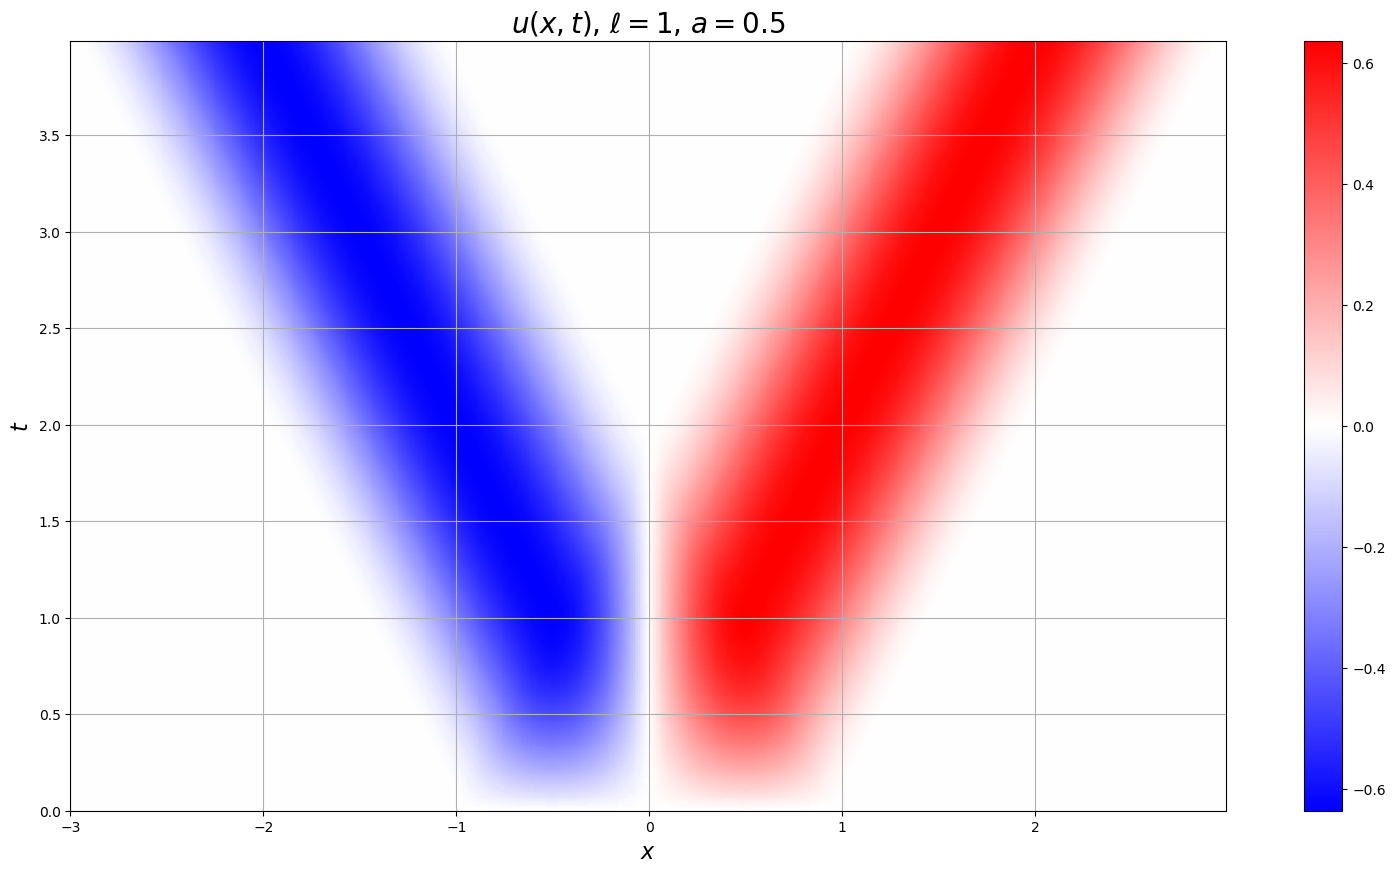

This figure's Python source:
#!/usr/bin/env python
import matplotlib.pyplot as plt
import numpy as np
from math import pi

ell, a = 1, 1/2


def u(x, t):
	if x + a * t <= -ell:
		if x - a * t <= - ell:
			return 0  # I
		if -ell <= x - a * t <= ell:
			return 0  #  invalid region
		if ell <= x - a * t:
			return 0  #  invalid region
	if -ell <= x + a * t <= ell:
		if x - a * t <= - ell:
			return -ell / (2 * a * pi) * (np.cos(pi * (x + a * t) / ell) + 1)  # IV
		if -ell <= x - a * t <= ell:
			return -ell / (2 * a * pi) * (np.cos(pi * (x + a * t) / ell) - \
				np.cos(pi * (x - a * t) / ell))  # II
		if ell <= x - a * t:
			return 0  #  invalid region
	if ell <= x + a * t:
		if x - a * t <= - ell:
			return 0  # VI
		if -ell <= x - a * t <= ell:
			return ell / (2 * a * pi) * (np.cos(pi * (x - a * t) / ell) + 1)  # V
		if ell <= x - a * t:
			return 0  # III


x = np.arange(-3*ell, 3*ell, 1e-2)
t = np.arange(0, 8*a*ell, 1e-2)

X, T = np.meshgrid(x, t)
n, m = X.shape
U = np.matrix([[u(X[i,j], T[i,j]) for j in range(m)] for i in range(n)])

plt.figure(figsize=(20,10))
plt.xlabel('$x$', fontsize=16)
plt.ylabel('$t$', fontsize=16)
plt.title(f'$u(x,t)$, $\\ell={ell}$, $a={a}$', fontsize=20)
plt.imshow(U, origin='lower', cmap='bwr', interpolation='nearest',
	extent=[np.min(x), np.max(x), np.min(t), np.max(t)])
plt.colorbar()
plt.grid(True)
plt.savefig('6.3.3.png', bbox_inches='tight')
